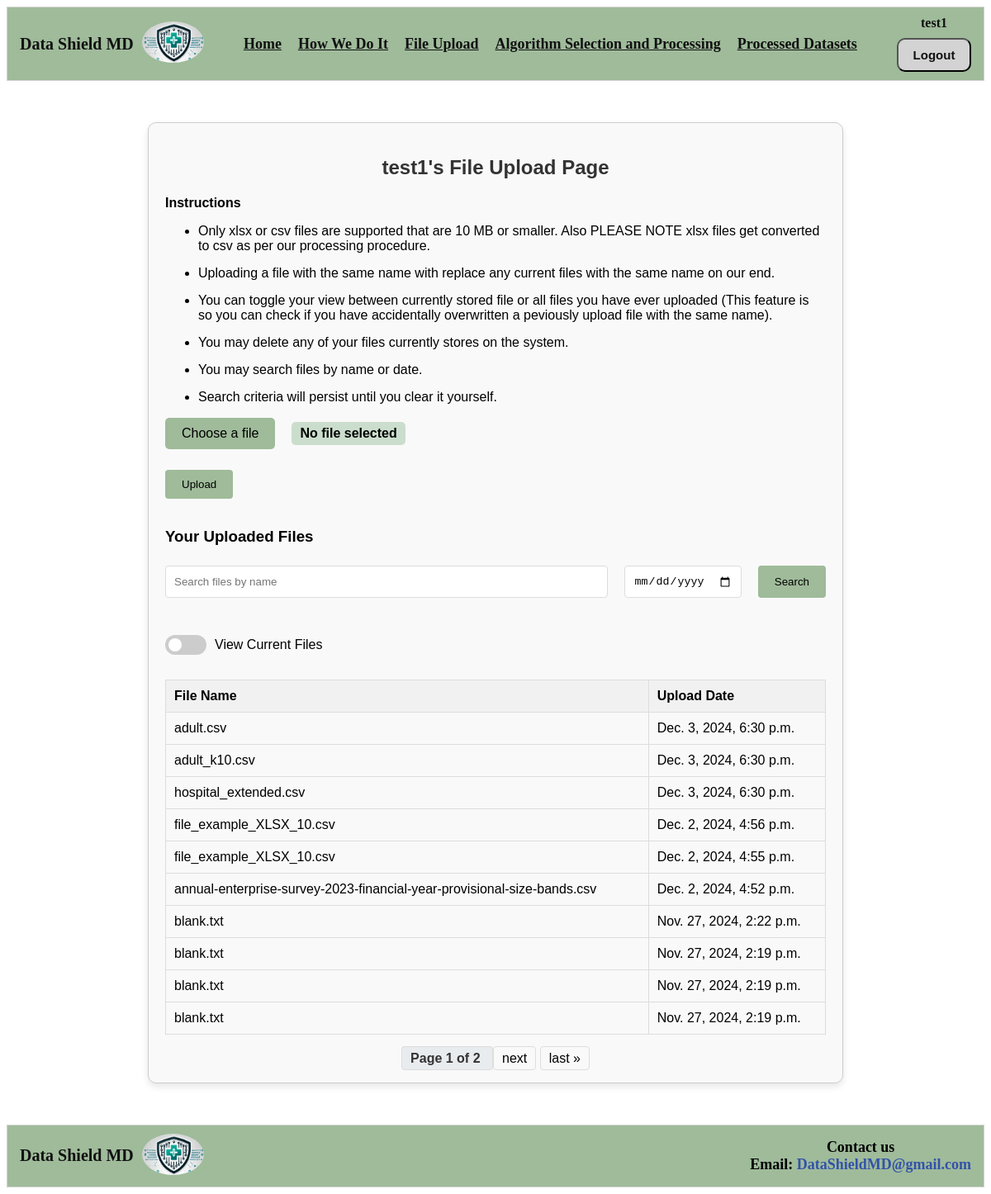
Page /upload/ (signed in) on the earlier database version.
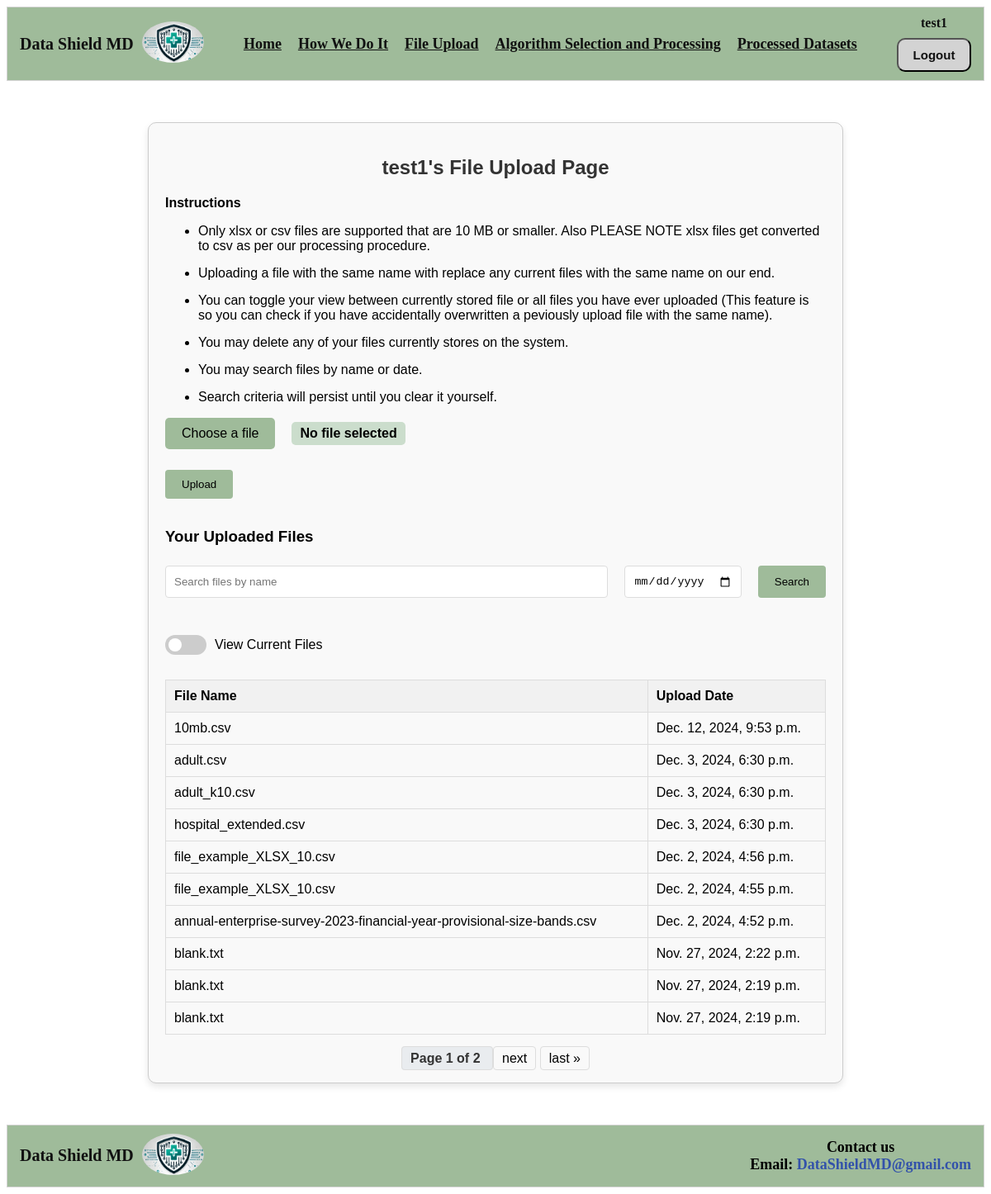
Same page on the later database version.
### DataShieldMDApp/models.py (models this page shows, shortened)
class Dataset(models.Model):
    user = models.ForeignKey(User, on_delete=models.CASCADE)  # Links to the auth_user table
    filename = models.CharField(max_length=255)  # Original file name
    upload_date = models.DateTimeField(auto_now_add=True)  # Timestamp of upload
    file_path = models.CharField(max_length=255)  # Path to the uploaded file

### DataShieldMDApp/views.py (the view, shortened to what this page needs)
# urls.py: path('upload/', views.upload_file, name='upload_file'),
@login_required
def upload_file(request):
    form = FileUploadForm()
    if request.method == 'POST':
        if 'file' in request.FILES:
            form = FileUploadForm(request.POST, request.FILES)
            if form.is_valid():
                file = form.cleaned_data['file']
                user_dir = os.path.join(settings.MEDIA_ROOT, request.user.username, 'uploads')
                os.makedirs(user_dir, exist_ok=True)
                saved_filename = handle_uploaded_file(file, user_dir)
                Dataset.objects.create(
                    user=request.user,
                    filename=saved_filename,
                    file_path=os.path.join(user_dir, saved_filename)
                )
                messages.success(request, f"{file} was successfully uploaded!")
                return redirect('upload_file')  # Refresh the page
            else:
                messages.error(request, "Something went wrong uploading your file. Please try again.")
        elif 'delete_file' in request.POST:
            file_to_delete = request.POST.get('delete_file')
            user_dir = os.path.join(settings.MEDIA_ROOT, request.user.username, 'uploads')
            file_path = os.path.join(user_dir, file_to_delete)
            if os.path.exists(file_path):
                os.remove(file_path)
                messages.success(request, f"Your file was successfully deleted!")
            return redirect('upload_file')
            messages.error(request, "No file was selected for upload. Please try again.")
    else:
        form = FileUploadForm()
    search_query = request.GET.get('search', '')
    search_date = request.GET.get('search_date', '')
    view_mode = request.GET.get('view_mode', '')
    uploaded_files = Dataset.objects.filter(user=request.user).order_by('-upload_date')
    if search_query:
        uploaded_files = uploaded_files.filter(filename__icontains=search_query)
    if search_date:
        try:
            search_date_obj = datetime.strptime(search_date, '%Y-%m-%d')
            uploaded_files = uploaded_files.filter(upload_date__date=search_date_obj.date())
        except ValueError:
            pass
    paginator = Paginator(uploaded_files, 10)
    page_number = request.GET.get('page')
    page_obj = paginator.get_page(page_number)
    return render(request, 'file_upload.html', {
        'form': form,
        'page_obj': page_obj,
        'search_query': search_query,
        'search_date': search_date,
        'view_mode': view_mode,
    })

### DataShieldMDApp/forms.py (shortened to what this page needs)
class FileUploadForm(forms.Form):
    file = forms.FileField(required=True,label="Select a file")
    MAX_FILE_SIZE = 10 * 1024 * 1024
    """
    Simple custom validation for uploaded file type and size constraints.
    """

### DataShieldMDApp/templates/file_upload.html (shortened to what this page needs)
{% extends 'partials/base.html' %}
{% block content %}
<div class="file-upload-container">
    <h2>{{ user.username }}'s File Upload Page</h2>
    <p><b>Instructions</b></p>
    <ul>
        <li>Only xlsx or csv files are supported that are 10 MB or smaller. Also PLEASE NOTE xlsx files get converted to csv as per our processing procedure.</li>
        <li>Uploading a file with the same name with replace any current files with the same name on our end.</li>
        <li>You can toggle your view between currently stored file or all files you have ever uploaded (This feature is so you can check if you have accidentally overwritten a peviously upload file with the same name).</li>
        <li>You may delete any of your files currently stores on the system.</li>
        <li>You may search files by name or date.</li>
        <li>Search criteria will persist until you clear it yourself.</li>
    </ul>
    <form method="post" enctype="multipart/form-data">
        <div class="file-upload">
            <label for="file-input" class="file-label">Choose a file</label>
            <span id="file-name">No file selected</span>
        </div>
        <button type="submit" class="btn">Upload</button>
    </form>
    <h3>Your Uploaded Files</h3>
    <form method="get" class="search-form">
        <div class="search-row">
            <input type="text" name="search" placeholder="Search files by name" value="{{ request.GET.search }}">
            <input type="date" name="search_date" placeholder="Search by date" value="{{ request.GET.search_date }}">
            <button type="submit" class="btn">Search</button>
        </div>
        <div class="toggle-switch">
            <label class="switch">
                <span class="slider"></span>
            </label>
            <span>View Current Files</span>
        </div>
    </form>
    <table>
        <thead>
            <tr>
                <th>File Name</th>
                <th>Upload Date</th>
            </tr>
        </thead>
        <tbody>
            {% for file in page_obj.object_list %}
            <tr>
                <td>{{ file.filename }}</td>
                <td>{{ file.upload_date }}</td>
            </tr>
            {% empty %}
            <tr>
                <td colspan="{% if view_mode == 'current' %}3{% else %}2{% endif %}" class="empty">No files found</td>
            </tr>
            {% endfor %}
        </tbody>
    </table>
    <div class="pagination">
        <span class="step-links">
            <span class="current">
                Page {{ page_obj.number }} of {{ page_obj.paginator.num_pages }}
            </span>
            {% if page_obj.has_next %}
                <a href="?page={{ page_obj.next_page_number }}{% if search_query %}&search={{ search_query }}{% endif %}">next</a>
                <a href="?page={{ page_obj.paginator.num_pages }}{% if search_query %}&search={{ search_query }}{% endif %}">last &raquo;</a>
            {% endif %}
        </span>
    </div>
</div>
{% endblock %}

Differences in the rows shown:
no longer on this page (row unchanged): Dataset: filename "blank.txt", upload_date "Nov. 27, 2024, 2:19 p.m."
added Dataset: filename "10mb.csv", upload_date "Dec. 12, 2024, 9:53 p.m."
